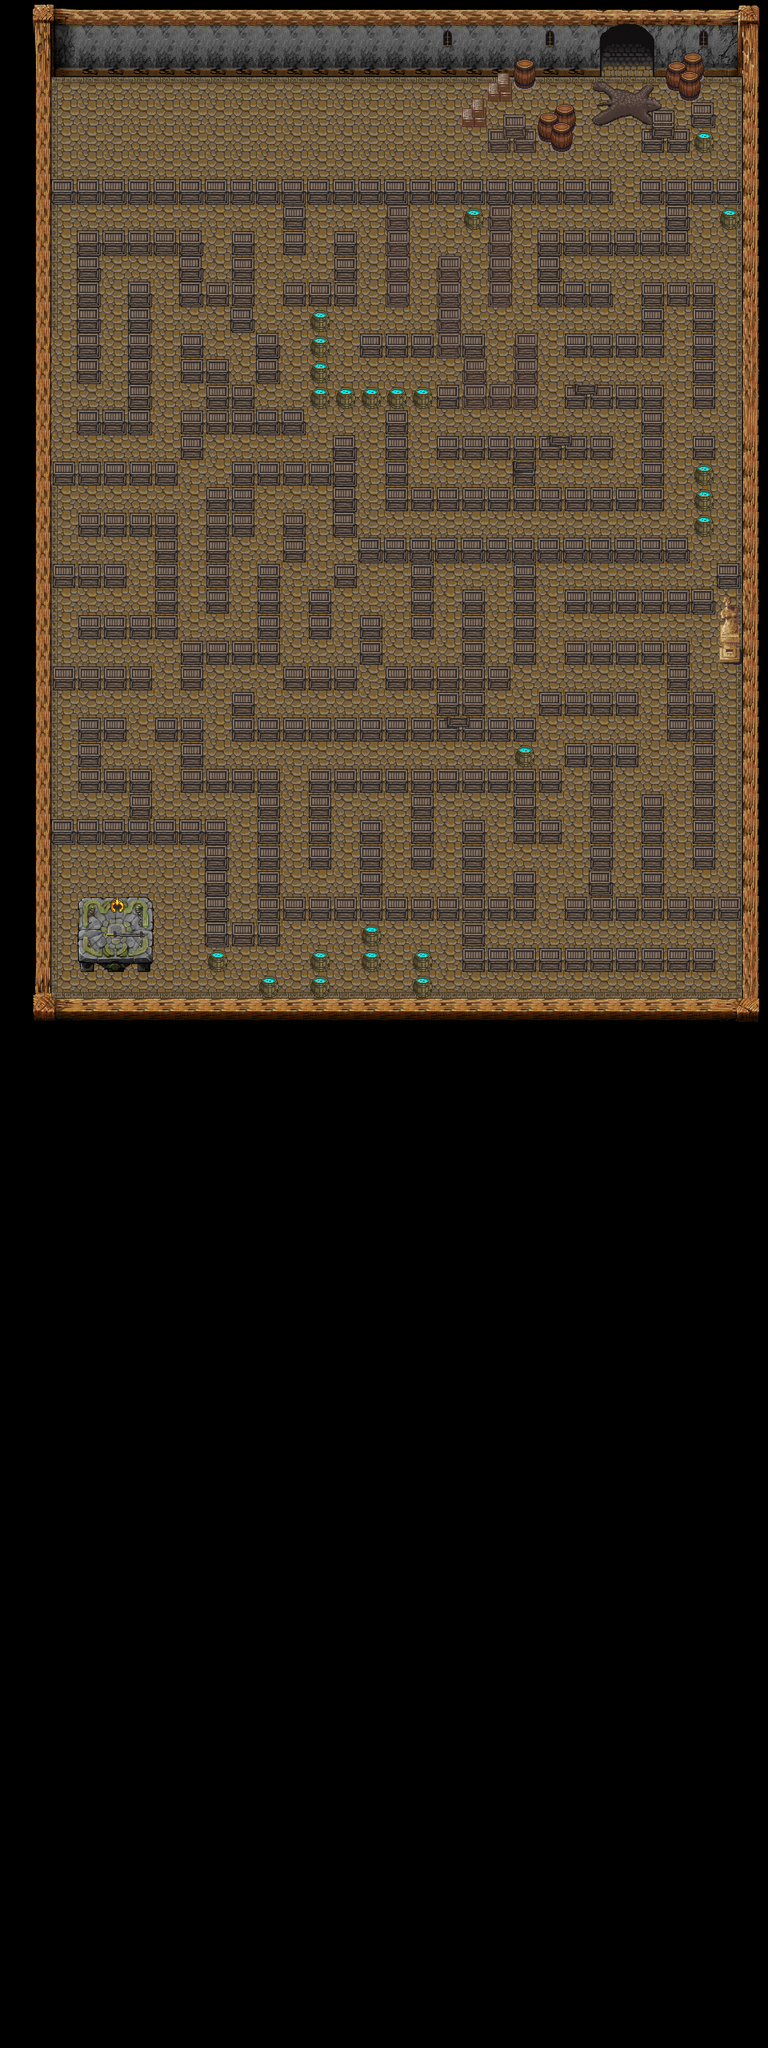

Tiled map render using the project's own tile images. Description and the map definition, with tile-layer contents summarised, below:
An orthogonal 30x80 tile map with 64x64 px tiles, 6 tile layers (tile, background, below ent, ent, ...), 9 tilesets and 150 objects (onTouch).

<map version="1.0" orientation="orthogonal" width="30" height="80" tilewidth="64" tileheight="64">
 <tileset firstgid="1" name="VILINT" tilewidth="64" tileheight="64">
  <image source="test/VILINT.png" width="1024" height="768" />
 </tileset>
 <tileset firstgid="193" name="VILDAM" tilewidth="64" tileheight="64">
  <image source="test/VILDAM.png" width="1024" height="768" />
 </tileset>
 <tileset firstgid="385" name="PAVEANDVILFLR" tilewidth="64" tileheight="64">
  <image source="test/PAVEANDVILFLR.png" width="1024" height="768" />
 </tileset>
 <tileset firstgid="577" name="Castle2" tilewidth="64" tileheight="64">
  <image source="test/Castle2.png" width="1024" height="1024" />
 </tileset>
 <tileset firstgid="833" name="base_out_atlas" tilewidth="64" tileheight="64">
  <image source="test/base_out_atlas.png" width="2048" height="2048" />
 </tileset>
 <tileset firstgid="1857" name="hyptosis_tile-art-batch-1" tilewidth="64" tileheight="64">
  <image source="test/hyptosis_tile-art-batch-1.png" width="1920" height="1920" />
 </tileset>
 <tileset firstgid="2757" name="hyptosis_tile-art-batch-4" tilewidth="64" tileheight="64">
  <image source="test/hyptosis_tile-art-batch-4.png" width="1920" height="1920" />
 </tileset>
 <tileset firstgid="3657" name="Castle2" tilewidth="64" tileheight="64">
  <image source="test/Castle2.png" width="1024" height="1024" />
 </tileset>
 <tileset firstgid="3913" name="TABLE1" tilewidth="64" tileheight="64">
  <image source="test/TABLE1.png" trans="4b637f" width="1024" height="768" />
 </tileset>
 <layer name="tile" width="30" height="80">
  <data>[2400 cells, 972 non-empty, 9 distinct tile ids]</data>
 </layer>
 <layer name="background" width="30" height="80">
  <data>[2400 cells, 15 non-empty, 15 distinct tile ids]</data>
 </layer>
 <layer name="below ent" width="30" height="80">
  <data>[2400 cells, 192 non-empty, 32 distinct tile ids]</data>
 </layer>
 <layer name="ent" width="30" height="80">
  <data>[2400 cells, 431 non-empty, 34 distinct tile ids]</data>
 </layer>
 <layer name="above ent" width="30" height="80">
  <data>[2400 cells, 0 non-empty, 0 distinct tile ids]</data>
 </layer>
 <layer name="above all" width="30" height="80">
  <data>[2400 cells, 0 non-empty, 0 distinct tile ids]</data>
 </layer>
 <objectgroup name="Collisions" width="30" height="80">
  <object x="103" y="193" width="24" height="566" />
  <object x="99" y="750" width="27" height="775" />
  <object x="94" y="1517" width="32" height="733" />
  <object x="105" y="2224" width="21" height="318" />
  <object x="121" y="2495" width="998" height="31" />
  <object x="1114" y="2495" width="751" height="19" />
  <object x="115" y="157" width="880" height="34" />
  <object x="996" y="157" width="582" height="34" />
  <object x="1574" y="156" width="292" height="35" />
  <object x="1856" y="161" width="21" height="707" />
  <object x="1856" y="868" width="21" height="789" />
  <object x="1856" y="1617" width="25" height="908" />
  <object x="1606" y="344" width="115" height="32" />
  <object x="1735" y="291" width="50" height="21" />
  <object x="1670" y="198" width="85" height="26" />
  <object x="1225" y="328" width="109" height="35" />
  <object x="1350" y="316" width="88" height="37" />
  <object x="1282" y="186" width="57" height="34" />
  <object x="1222" y="224" width="54" height="27" />
  <object x="1158" y="280" width="50" height="32" />
  <object x="133" y="2053" width="433" height="52" />
  <object x="513" y="2085" width="53" height="277" />
  <object x="552" y="2311" width="149" height="53" />
  <object x="641" y="1923" width="57" height="384" />
  <object x="696" y="2244" width="640" height="53" />
  <object x="900" y="2051" width="55" height="193" />
  <object x="773" y="1923" width="633" height="56" />
  <object x="773" y="1969" width="52" height="203" />
  <object x="453" y="1923" width="209" height="55" />
  <object x="451" y="1796" width="56" height="123" />
  <object x="392" y="1793" width="61" height="55" />
  <object x="196" y="1789" width="113" height="60" />
  <object x="203" y="1853" width="44" height="120" />
  <object x="239" y="1927" width="139" height="53" />
  <object x="317" y="1967" width="63" height="85" />
  <object x="581" y="1795" width="387" height="57" />
  <object x="964" y="1795" width="375" height="63" />
  <object x="1287" y="1856" width="51" height="64" />
  <object x="964" y="1665" width="312" height="53" />
  <object x="1097" y="1728" width="105" height="49" />
  <object x="908" y="1355" width="671" height="47" />
  <object x="844" y="1415" width="44" height="41" />
  <object x="780" y="1481" width="41" height="100" />
  <object x="908" y="1544" width="44" height="108" />
  <object x="709" y="1671" width="180" height="45" />
  <object x="587" y="1740" width="45" height="47" />
  <object x="460" y="1609" width="235" height="40" />
  <object x="459" y="1657" width="45" height="55" />
  <object x="652" y="1417" width="39" height="183" />
  <object x="715" y="1280" width="43" height="121" />
  <object x="588" y="1157" width="297" height="56" />
  <object x="835" y="1097" width="48" height="45" />
  <object x="839" y="1225" width="45" height="107" />
  <object x="589" y="1224" width="41" height="108" />
  <object x="521" y="1223" width="43" height="307" />
  <object x="205" y="1288" width="231" height="52" />
  <object x="396" y="1356" width="40" height="172" />
  <object x="216" y="1545" width="219" height="43" />
  <object x="141" y="1417" width="159" height="43" />
  <object x="148" y="1676" width="227" height="35" />
  <object x="203" y="589" width="36" height="349" />
  <object x="209" y="1035" width="160" height="44" />
  <object x="331" y="721" width="40" height="303" />
  <object x="255" y="587" width="241" height="44" />
  <object x="451" y="648" width="44" height="108" />
  <object x="515" y="713" width="115" height="51" />
  <object x="588" y="772" width="49" height="60" />
  <object x="643" y="843" width="53" height="99" />
  <object x="460" y="841" width="44" height="96" />
  <object x="517" y="908" width="52" height="167" />
  <object x="459" y="1037" width="32" height="95" />
  <object x="583" y="976" width="48" height="97" />
  <object x="652" y="1035" width="99" height="43" />
  <object x="133" y="1155" width="311" height="59" />
  <object x="973" y="1224" width="684" height="45" />
  <object x="1288" y="1095" width="44" height="117" />
  <object x="1355" y="1092" width="176" height="49" />
  <object x="1101" y="1095" width="175" height="53" />
  <object x="964" y="977" width="49" height="244" />
  <object x="783" y="961" width="165" height="47" />
  <object x="783" y="779" width="40" height="175" />
  <object x="713" y="717" width="172" height="45" />
  <object x="848" y="585" width="40" height="113" />
  <object x="707" y="516" width="59" height="113" />
  <object x="1611" y="451" width="225" height="48" />
  <object x="1800" y="521" width="47" height="43" />
  <object x="1672" y="520" width="41" height="112" />
  <object x="1353" y="579" width="305" height="49" />
  <object x="1355" y="649" width="43" height="111" />
  <object x="1409" y="713" width="112" height="47" />
  <object x="1616" y="711" width="161" height="48" />
  <object x="1733" y="764" width="53" height="248" />
  <object x="1611" y="767" width="49" height="113" />
  <object x="1421" y="831" width="184" height="52" />
  <object x="1415" y="972" width="241" height="44" />
  <object x="1607" y="1032" width="49" height="180" />
  <object x="1735" y="1092" width="52" height="51" />
  <object x="1745" y="1160" width="40" height="180" />
  <object x="1604" y="1359" width="113" height="39" />
  <object x="1805" y="1417" width="44" height="43" />
  </objectgroup>
 <objectgroup name="Boundaries" width="30" height="80">
  <!-- 10 objects omitted --></objectgroup>
 <objectgroup name="Events" width="30" height="80">
  <!-- 1 objects omitted --></objectgroup>
</map>
<!-- 50 of 150 objects omitted -->